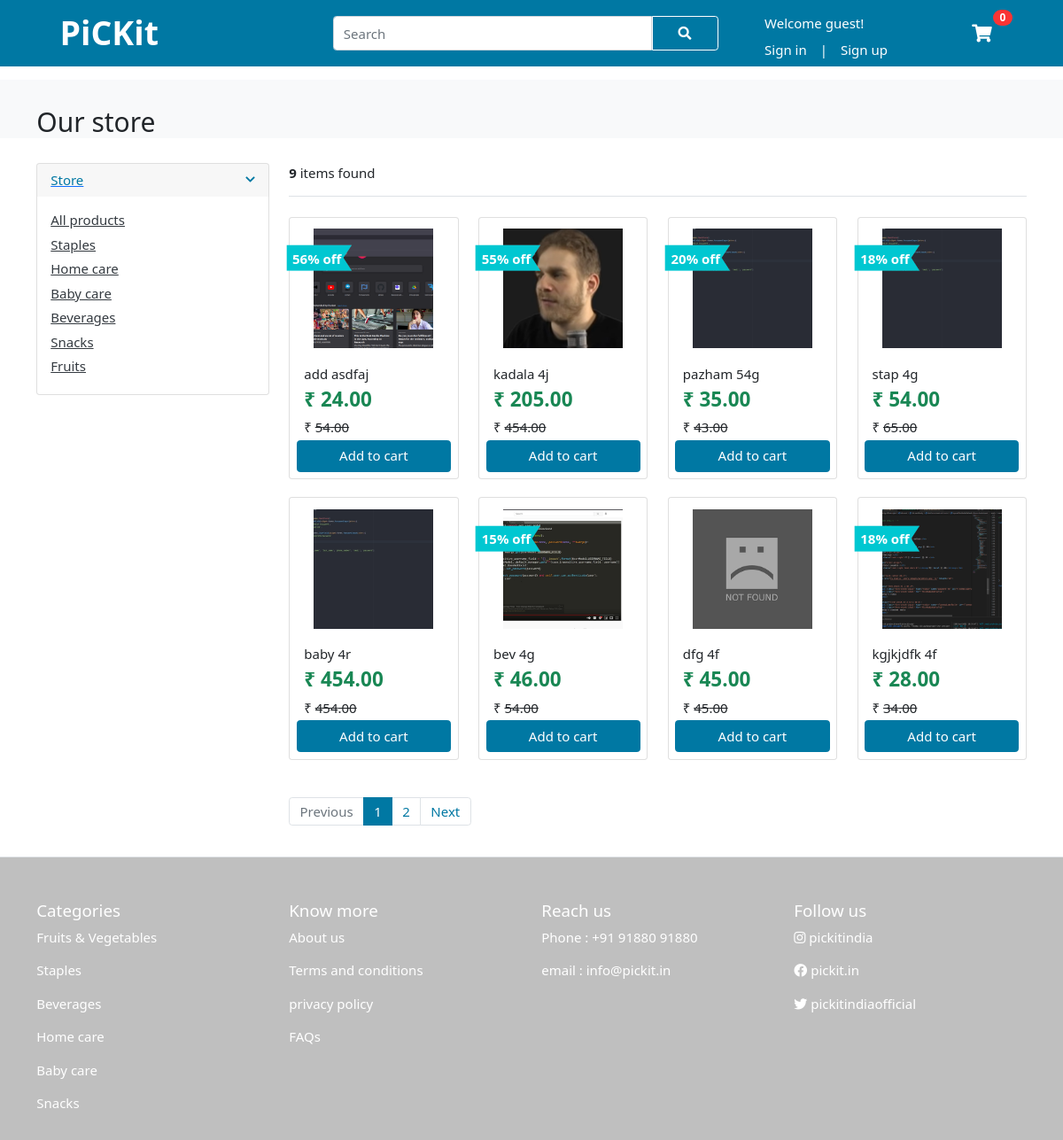
/store/, run on the app's committed database.
### vendor/models.py (models this page shows, shortened)
class Category(models.Model):
    category_name   = models.CharField(max_length=50,unique=True)
    cat_image       = models.ImageField(upload_to = 'photos/categories')
    cat_offer       = models.IntegerField(default=0)
    time_added      = models.DateTimeField(auto_now_add=True)

class Product(models.Model):
    product_name    = models.CharField(max_length=100, unique=True)
    mrp             = models.IntegerField()
    offer           = models.IntegerField(default=0)
    quantity        = models.CharField(max_length=10)
    description     = models.TextField(blank=True)
    brand           = models.ForeignKey(Brand, on_delete=models.CASCADE)
    category        = models.ForeignKey(Category, on_delete=models.CASCADE)
    image_1         = models.ImageField(upload_to = 'photos/products/primary')
    image_2         = models.ImageField(upload_to = 'photos/products/secondary')
    image_3         = models.ImageField(upload_to = 'photos/products/secondary', blank = True)
    image_4         = models.ImageField(upload_to = 'photos/products/secondary', blank = True)
    added_at        = models.DateTimeField(auto_now_add=True)
    modified_at     = models.DateTimeField(auto_now=True)
    def selling_price(self):
        if (self.category.cat_offer > self.offer):
            selling_price = self.mrp * (1-(int(self.category.cat_offer)/100))
        else:
            selling_price = self.mrp * (1-(int(self.offer)/100))
        return ceil(selling_price)

### user/views.py (the view)
# urls.py: path('store/',views.store,name='store'),
def store(request):
    categories = Category.objects.all()
    products = Product.objects.all()
    product_count = products.count()
    paginator = Paginator(products,8)
    page = request.GET.get('page')
    paged_products = paginator.get_page(page)
    context = {'products':paged_products, 'product_count':product_count,'categories':categories}
    return render(request,'user/store.html',context)

### user/context_processors.py (called while the page is built)
def menu_links(request):
    links = Category.objects.all()
    return dict(links=links)

def counter(request):
    cart_count = 0
    if 'admin' in request.path:
        return {}
    else:
        try:
            cart = Cart.objects.filter(cart_id = _cart_id(request))
            if request.user.is_authenticated:
                cart_items = CartItem.objects.all().filter(user= request.user)
            else:
                cart_items = CartItem.objects.all().filter(cart=cart[:1])
            for cart_item in cart_items:
                cart_count += cart_item.quantity
        except Cart.DoesNotExist:
            cart_count = 0
    return dict(cart_count = cart_count)

### user/views.py (called while the page is built)
def _cart_id(request):
    cart = request.session.session_key
    if not cart:
        cart = request.session.create()
    return cart

### templates/user/store.html (shortened to what this page needs)
{% extends 'user/base.html' %}
{% load static %}
{% block content %}
<section class="section-pagetop bg">
    <div class="container">
        <h2 class="title-page">Our store</h2>
    </div>
</section>
<section class="section-content padding-yy">
    <div class="container">
        <div class="row">
            <aside class="filter col-md-3">
                <div class="card">
                    <article class="filter-group">
                        <header class="card-header">
                            <a href="#" data-toggle="collapse" data-target="#collapse_1" aria-expanded="true" class="">
                                <i class="icon-control fa fa-chevron-down text-major"></i>
                                <h6 class="title text-major">Store</h6>
                            </a>
                        </header>
                        <div class="filter-content collapse show" id="collapse_1" style="">
                            <div class="card-body">
                                <ul class="list-menu">
                                    <li><a href="{% url 'store' %}">All products</a></li>
                                    {% for category in categories %}
                                    <li><a href="{% url 'category' category.id %}">{{ category.category_name }}</a></li>
                                    {% endfor %}
                                </ul>
                            </div>
                        </div>
                    </article>
                </div>
            </aside>
            <main class="col-lg-9">
                <header class="border-bottom mb-4 pb-3">
                    <div class="form-inline">
                        <span class="mr-md-auto"><b>{{ product_count }} </b>items found</span>
                    </div>
                </header>
                <div class="row">
                    {% for product in products %}
                    <div class="col-6 col-sm-6 col-md-4 col-lg-4 col-xl-3 card-outer">
                        {% if product.offer > 0 or product.category.cat_offer > 0 %}
                        <div class="offer-flag-div"><img src="{% static 'users/images/offer-flag.png' %}" alt=""></div>
                        <div class="offer-tag">
                            {% if product.offer > product.category.cat_offer %}
                            <p>{{ product.offer }}% off</p>
                            {% else %}
                            <p>{{ product.category.cat_offer }}% off</p>
                            {% endif %}
                        </div>
                        {% endif %}
                        <div class="card card-product-grid">
                            <div class="card-image-div">
								{% if product.image_1 %}
								<a href="{% url 'product' product.id %}" class="img-wrap"> <img src="{{ product.image_1.url }}">
								</a>
								{% else %}
								<a href="{% url 'product' product.id %}" class="img-wrap"> <img src="{% static 'users/images/image-not-found.png' %}">
								</a>
								{% endif %}
							</div>
                            <figcaption class="info-wrap">
                                <p class="title">{{ product.product_name }} {{ product.quantity }}</p>
                                <h4 class="price mt-1 text-success">₹ {{ product.selling_price }}.00</h4>
                                <p class="">₹ <s>{{ product.mrp }}.00</s></p>
                            </figcaption>
                            <button onclick="addToCart('{{product.id}}')"
                                class="btn btn-major mr-2 ml-2 mb-2 add-to-cart-btn"
                                id="{{ product.id }}{{ product.id }}">Add to
                                cart</button>
                        </div>
                    </div>
                    {% endfor %}
                </div>
                <nav class="mt-4" aria-label="Page navigation sample">
                    {% if products.has_other_pages %}
                    <ul class="pagination">
                        {% if products.has_previous %}
                        <li class="page-item"><a class="page-link text-major"
                                href="?page={{ products.previous_page_number }}">Previous</a></li>
                        {% else %}
                        <li class="page-item disabled"><a class="page-link " href="#">Previous</a></li>
                        {% endif %}
                        {% for i in products.paginator.page_range %}
                        {% if products.number == i %}
                        <li class="page-item active"><a class="page-link" href="#">{{i}}</a></li>
                        {% else %}
                        <li class="page-item"><a class="page-link text-major " href="?page={{i}}">{{i}}</a></li>
                        {% endif %}
                        {% endfor %}
                        {% if products.has_next %}
                        <li class="page-item "><a class="page-link text-major"
                                href="?page={{ products.next_page_number }}">Next</a></li>
                        {% else %}
                        <li class="page-item disabled"><a class="page-link text-major" href="#">Next</a></li>
                        {% endif %}
                    </ul>
                    {% endif %}
                </nav>
            </main>
        </div>
    </div>
</section>
{% endblock %}

### static/users/css/ui.css (style rules this page uses)
html { font-family: "Inter", sans-serif; font-size: 15px; }
:root { --major:#0078a3; --cyan-mix:#4ac0d0; }
.img-wrap { text-align: center; display: block; }
.img-wrap img { max-width: 100%; }
.padding-yy { padding-top: 20px; padding-bottom: 20px; }
article:after, .form-group:after { display: block; clear: both; content: ""; }
.bg { background-color: #f8f9fa; }
.title-page { color: #212529; }
p:last-child { margin-bottom: 0; }
[class*=list-] li:after { visibility: hidden; display: block; content: ""; overflow: hidden; height: 0; clear: both; }
.list-menu { list-style: none; margin: 0; padding-left: 0; }
.list-menu li { margin-bottom: 5px; }
.list-menu a { color: #343a40; }
[class*=card-product] p { margin-bottom: 0; }
[class*=card-product] .img-wrap { overflow: hidden; position: relative; }
[class*=card-product] .img-wrap img { height: 100%; max-width: 100%; width: auto; display: inline-block; -o-object-fit: cover; object-fit: cover; }
.card-product-grid { margin-bottom: 20px; }
.card-product-grid .img-wrap { border-radius: 0.2rem 0.2rem 0 0; height: 220px; }
.card-product-grid .info-wrap { overflow: hidden; padding-left: 16px; padding-bottom: 3px; }
.card-outer { position: relative; top: 0%; left:0%; box-sizing: border-box; }
.offer-flag-div { position: absolute; top: 2.1em; left: .5em; z-index: 1; }
.offer-tag { position: absolute; top: 2em; left: 1em; z-index: 3; }
.offer-tag p { margin-top: .4em; color: white; font-weight: bold; }
.offer-flag-div img { width: 5em; height: 2em; }
.card .img-wrap { overflow: hidden; }
.price { font-weight: 600; color: #212529; }
.icon-control { margin-top: 5px; float: right; font-size: 80%; }
.card-header .title { margin-bottom: 0; line-height: 1.5; }
.filter-group { border-bottom: 1px solid #e4e4e4; }
.filter-group .card-header { border-bottom: 0; }
.filter-group:last-child { border-bottom: 0; }
.section-pagetop { padding: 30px 0 0 0; }
.btn-major { background: var(--major); color: white; border: 0.5px solid var(--major); }
.text-major { color: var(--major); text-decoration: none; }
.card-image-div .img-wrap img { margin: 5px; width: 9em; height: 10em; object-fit: contain; }
.card-image-div .img-wrap { height: 11em; }
.page-item.active .page-link { z-index: 1; color: #fff; background-color: var(--major); border-color: var(--major); }

### data on the page
Category: category_name "Staples"
Category: category_name "Home care"
Category: category_name "Baby care"
Category: category_name "Beverages"
Category: category_name "Snacks"
Category: category_name "Fruits"
Product: offer "56", image_1 (picture), product_name "add", quantity "asdfaj", selling_price "24", mrp "54"
Product: offer "55", image_1 (picture), product_name "kadala", quantity "4j", selling_price "205", mrp "454"
Product: category.cat_offer "20", image_1 (picture), product_name "pazham", quantity "54g", selling_price "35", mrp "43"
Product: category.cat_offer "18", image_1 (picture), product_name "stap", quantity "4g", selling_price "54", mrp "65"
Product: image_1 (picture), product_name "baby", quantity "4r", selling_price "454", mrp "454"
Product: category.cat_offer "15", image_1 (picture), product_name "bev", quantity "4g", selling_price "46", mrp "54"
Product: product_name "dfg", quantity "4f", selling_price "45", mrp "45"
Product: category.cat_offer "18", image_1 (picture), product_name "kgjkjdfk", quantity "4f", selling_price "28", mrp "34"

### other printed values
{{ cart_count }} "0"
{{ product_count }} "9"
{{ i }} "1"
{{ i }} "2"
